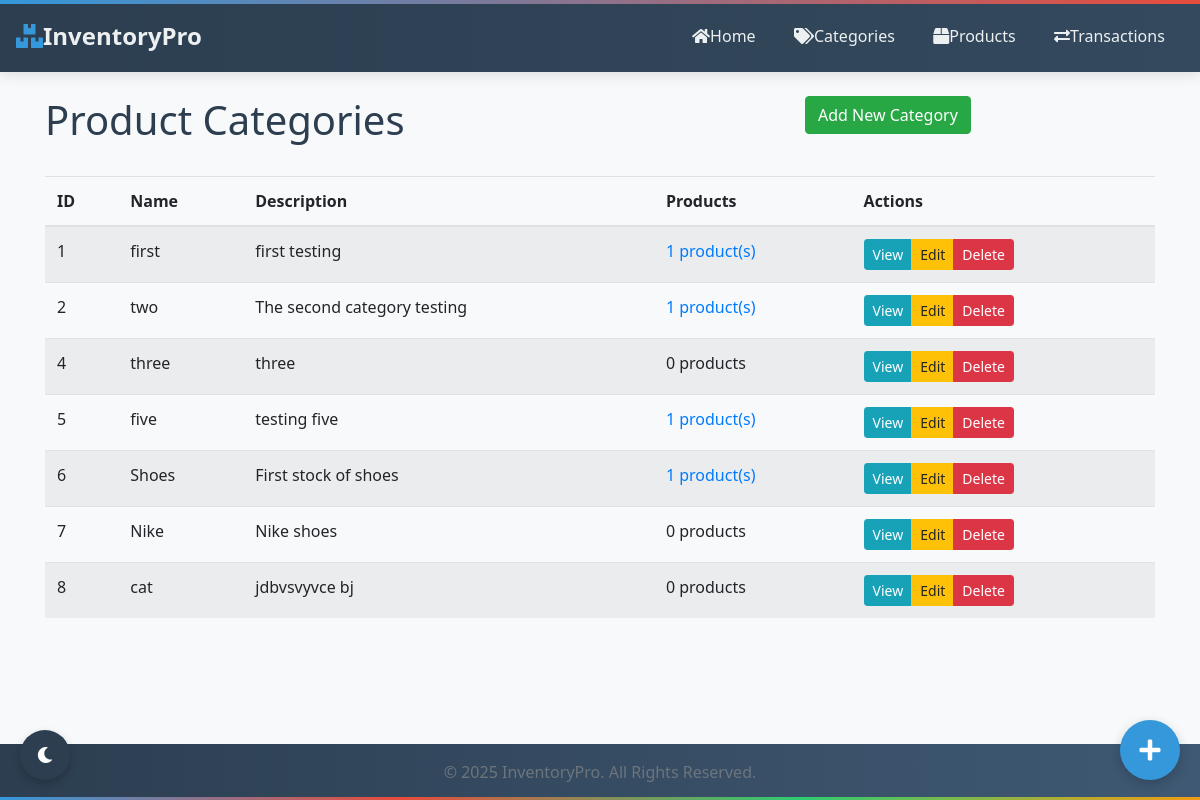
The page /categories on the database as committed earlier.
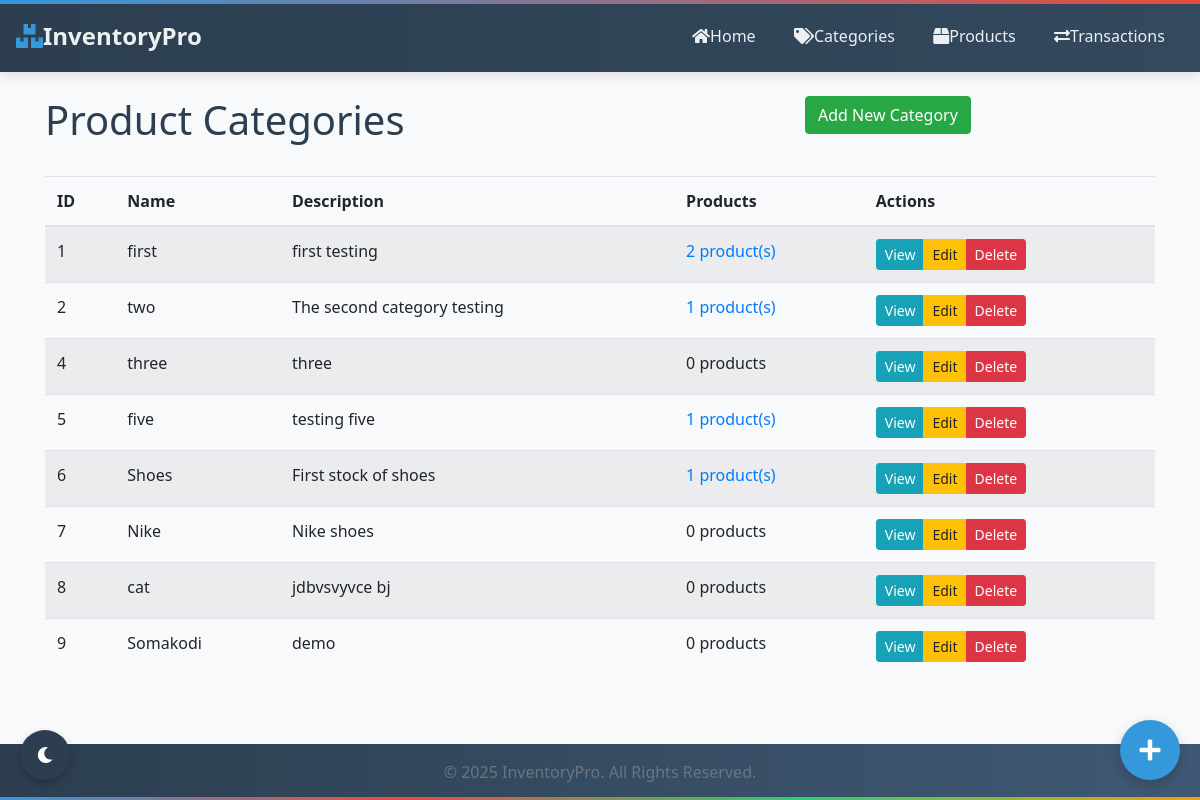
The same page on the database as committed later.
### models/category.py (models this page shows, shortened)
class Category(Base):
    __tablename__ = 'categories'
    id = Column(Integer, primary_key=True)
    _name = Column("name", String(50), nullable=False, unique=True)
    _description = Column("description", String(255))
    products = relationship("Product", back_populates="category", cascade="all, delete-orphan")
    @property
    def name(self):
        return self._name
    @name.setter
    def name(self, value):
        if not value or not isinstance(value, str) or len(value.strip()) < 2:
            raise ValueError("Category name must be a string with at least 2 characters")
        self._name = value.strip()
    @property
    def description(self):
        return self._description
    @description.setter
    def description(self, value):
        if value and not isinstance(value, str):
            raise ValueError("Description must be a string")
        self._description = value.strip() if value else value
    @classmethod
    def get_all(cls):
        session = SessionLocal()
        try:
            categories = session.query(cls).options(joinedload(cls.products)).all()
            return categories
        finally:
            session.close()
    def delete(self):
        """Delete the category."""
        session = SessionLocal()
        try:
            session.delete(self)
            session.commit()
            return True
        except SQLAlchemyError as e:
            session.rollback()
            raise e
        finally:
            session.close()

### web/app.py (the view)
@app.route('/categories')
def list_categories():
    categories = Category.get_all()
    return render_template('categories/index.html', categories=categories)

### web/app.py (called while the page is built)
@app.context_processor
def inject_now():
    return {'now': datetime.utcnow()}

### web/templates/categories/index.html (shortened to what this page needs)
{% extends 'base.html' %}
{% block content %}
<div class="row mb-4">
    <div class="col-md-8">
        <h1>Product Categories</h1>
    </div>
    <div class="col-md-4 text-end">
        <a href="{{ url_for('new_category') }}" class="btn btn-success">Add New Category</a>
    </div>
</div>
{% if categories %}
    <div class="table-responsive">
        <table class="table table-striped table-hover">
            <thead>
                <tr>
                    <th>ID</th>
                    <th>Name</th>
                    <th>Description</th>
                    <th>Products</th>
                    <th>Actions</th>
                </tr>
            </thead>
            <tbody>
                {% for category in categories %}
                <tr>
                    <td>{{ category.id }}</td>
                    <td>{{ category.name }}</td>
                    <td>{{ category.description or 'N/A' }}</td>
                    <td>
                        {% if category.products|length > 0 %}
                            <a href="{{ url_for('list_products_by_category', category_id=category.id) }}">
                                {{ category.products|length }} product(s)
                            </a>
                        {% else %}
                            0 products
                        {% endif %}
                    </td>
                    <td>
                        <div class="btn-group btn-group-sm">
                            <a href="{{ url_for('view_category', id=category.id) }}" class="btn btn-info">View</a>
                            <a href="{{ url_for('edit_category', id=category.id) }}" class="btn btn-warning">Edit</a>
                            <button type="button" class="btn btn-danger" data-bs-toggle="modal" data-bs-target="#deleteModal{{ category.id }}">Delete</button>
                        </div>
                    </td>
                </tr>
                {% endfor %}
            </tbody>
        </table>
    </div>
{% else %}
    <div class="alert alert-info">
        No categories found. <a href="{{ url_for('new_category') }}">Create your first category</a>.
    </div>
{% endif %}
{% endblock %}

Rows that differ between the two databases and show on the page:
computed for Category "first": products|length "1" → "2"
added Category: id "9", name "Somakodi", description "demo", shows "0 products"
